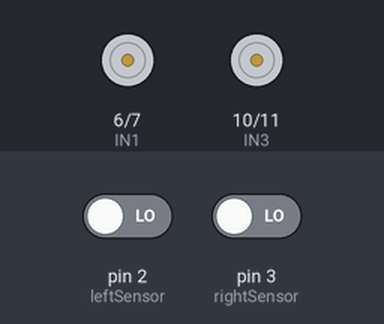
A sketch run on a simulated Arduino Uno, built with avr-gcc and run on an emulated ATmega328P. On the bench: motor-driver pin pairs drawn as motors (green arrow = first pin HIGH = forward, orange = second pin HIGH = backward, longer = more drive, scaled by the enable pin). Inputs (shaded band) come from the test bench; at power-on: pin 2 (leftSensor) LOW, pin 3 (rightSensor) LOW.

Above: at 1.2 s.
1.3 s: pin 2 (leftSensor) driven HIGH
At 1.7 s:
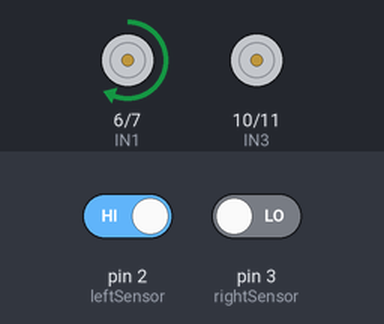
2.8 s: pin 3 (rightSensor) driven HIGH
At 4.0 s:
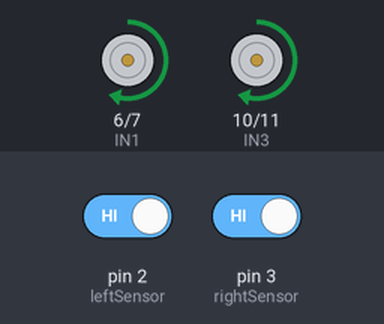
4.3 s: pin 2 (leftSensor) driven LOW
At 5.1 s:
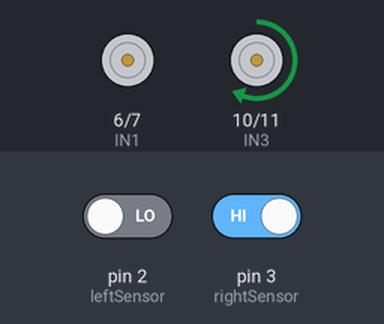
Timing chart, 0 to 7.3 s (numbered marks = the images above; inputs shaded):
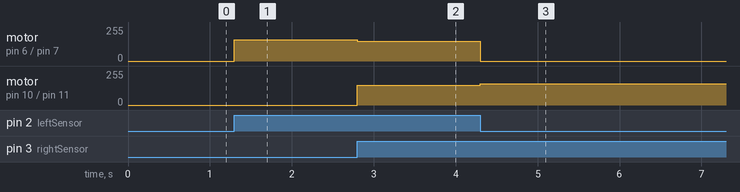

The sketch:

LInefollower.ino
```cpp
// IR Sensors
int leftSensor = 2;
int rightSensor = 3;

// L298N Motor Driver
int ENA = 5;   // Left motor speed
int IN1 = 6;
int IN2 = 7;

int ENB = 9;   // Right motor speed
int IN3 = 10;
int IN4 = 11;

void setup() {
  pinMode(leftSensor, INPUT);
  pinMode(rightSensor, INPUT);

  pinMode(ENA, OUTPUT);
  pinMode(IN1, OUTPUT);
  pinMode(IN2, OUTPUT);

  pinMode(ENB, OUTPUT);
  pinMode(IN3, OUTPUT);
  pinMode(IN4, OUTPUT);
}

void forward() {
  digitalWrite(IN1, HIGH);
  digitalWrite(IN2, LOW);

  digitalWrite(IN3, HIGH);
  digitalWrite(IN4, LOW);

  analogWrite(ENA, 150);
  analogWrite(ENB, 150);
}

void turnLeft() {
  // Stop left motor
  digitalWrite(IN1, LOW);
  digitalWrite(IN2, LOW);

  // Right motor moves
  digitalWrite(IN3, HIGH);
  digitalWrite(IN4, LOW);

  analogWrite(ENA, 0);
  analogWrite(ENB, 160);
}

void turnRight() {
  // Left motor moves
  digitalWrite(IN1, HIGH);
  digitalWrite(IN2, LOW);

  // Stop right motor
  digitalWrite(IN3, LOW);
  digitalWrite(IN4, LOW);

  analogWrite(ENA, 160);
  analogWrite(ENB, 0);
}

void stopBot() {
  digitalWrite(IN1, LOW);
  digitalWrite(IN2, LOW);
  digitalWrite(IN3, LOW);
  digitalWrite(IN4, LOW);

  analogWrite(ENA, 0);
  analogWrite(ENB, 0);
}

void loop() {

  int left = digitalRead(leftSensor);
  int right = digitalRead(rightSensor);

  // Both sensors on white
  if (left == HIGH && right == HIGH) {
    forward();
  }

  // Left sensor detects black
  else if (left == LOW && right == HIGH) {
    turnLeft();
  }

  // Right sensor detects black
  else if (left == HIGH && right == LOW) {
    turnRight();
  }

  // Both sensors detect black
  else {
    stopBot();
  }
}
```

Measured:
- after the input at 1.3 s, motor on pin 6 (IN1) / pin 7 (IN2): stopped → forward 160/255 at once
- after the input at 2.8 s, motor on pin 6 (IN1) / pin 7 (IN2): forward 160/255 → forward 150/255 at once; motor on pin 10 (IN3) / pin 11 (IN4): stopped → forward 150/255 at once
- after the input at 4.3 s, motor on pin 6 (IN1) / pin 7 (IN2): forward 150/255 → stopped at once; motor on pin 10 (IN3) / pin 11 (IN4): forward 150/255 → forward 160/255 at once
